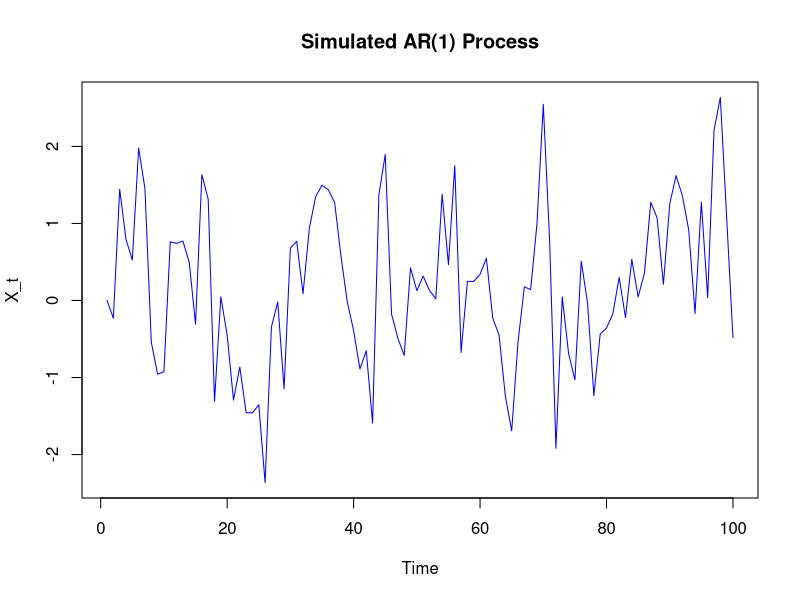
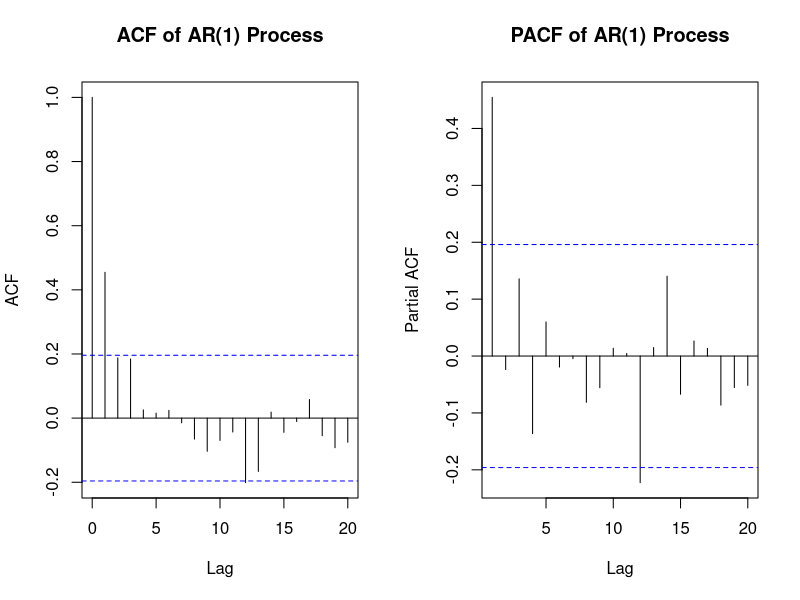
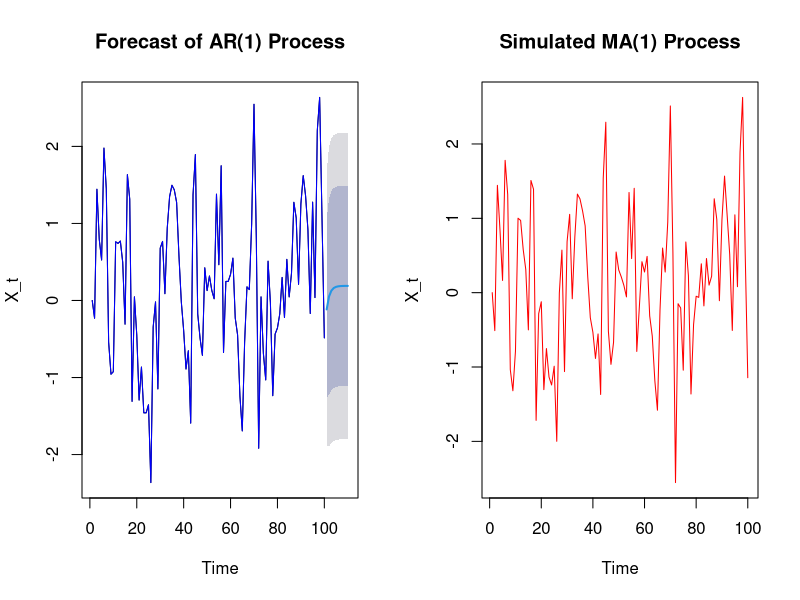
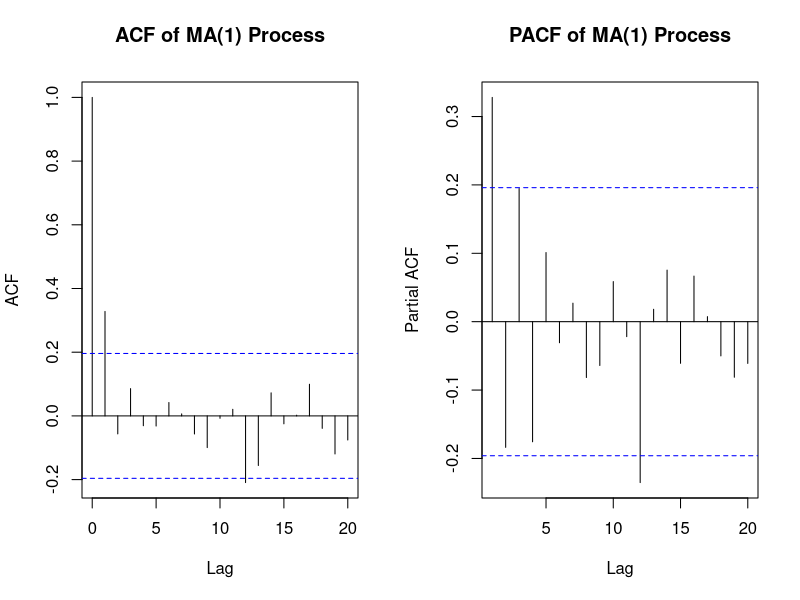
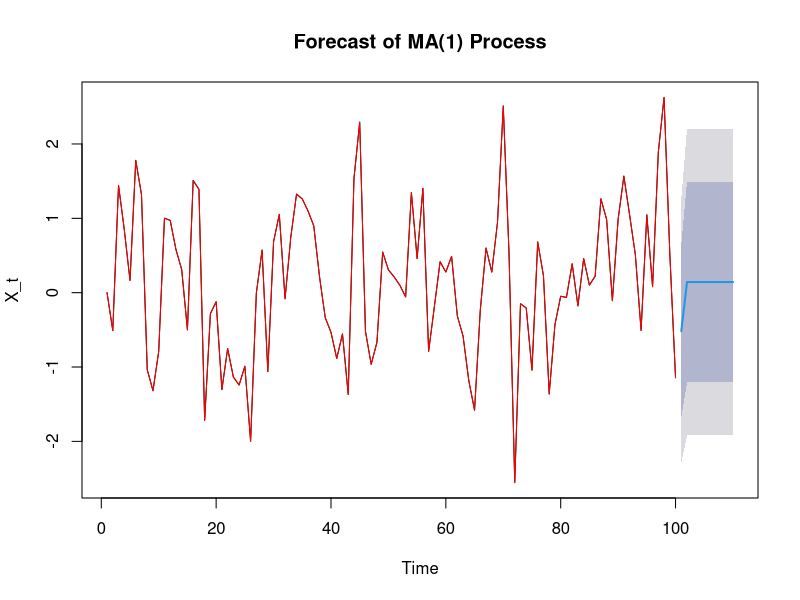

Write R code to recreate these figures, in order.























#2.2.R
#Q1 
#AR(1) Process
## Xt=0.5Xt−1+ϵt
#where ϵt is white noise with mean 0 and variance 1.
#1)(a) Simulate 100 observations from this AR(1) process.
#(b) Plot the time series.
#(c) Estimate the AR(1) parameter ϕ using a suitable statistical method
#2)plot acf  pacf of the series
#ii) Discuss the behaviour of acf and pacf For AR(1) process
#3)Fit AR(1)or AR(2) model to the data
#ii) forecast the next 10 observations and plot the forecast

#1a)
# Set seed for reproducibility
set.seed(123)

# Parameters
n <- 100          # Number of observations
phi <- 0.5       # AR(1) parameter
sigma <- 1       # Standard deviation of white noise

# Initialize the series
X <- numeric(n)
epsilon <- rnorm(n, mean = 0, sd = sigma)  # Generate white noise

# Simulate AR(1) process
for (t in 2:n) {
  X[t] <- phi * X[t - 1] + epsilon[t]  # AR(1) equation
}

# Output the first few observations
head(X)

#1b)

# Plot the AR(1) time series
plot(X, type = "l", main = "Simulated AR(1) Process", xlab = "Time", ylab = "X_t", col = "blue")


#1c)
# Estimate AR(1) parameter using ARIMA
ar_model <- arima(X, order = c(1, 0, 0))
summary(ar_model)

#2)# Plot ACF and PACF
par(mfrow = c(1, 2))  # Set up the plotting area
acf(X, main = "ACF of AR(1) Process")
pacf(X, main = "PACF of AR(1) Process")

#3 1)
# Fit AR(2) model
ar_model_2 <- arima(X, order = c(2, 0, 0))
summary(ar_model_2)

#2)
# Forecast the next 10 observations using the AR(1) model
forecast_values <- forecast::forecast(ar_model, h = 10)

# Plot the original series and the forecast
plot(forecast_values, main = "Forecast of AR(1) Process", xlab = "Time", ylab = "X_t")
lines(X, col = "blue")  # Original series in blue

################
#Q2) MA(1) Process
#Consider an MA(1) Process:
# Xt = εt + 0.5εt-1
#where εt is white noise with mean 0 and variance 1.

#(a) Simulate 100 observations from this MA(1) process 
#(b) Plot the time series
#(c) Estimate the MA(1) parameter θ using a suitable statistical method
#2)(ii)Plot ACF and PACF of the series
#(ii) Discuss the behavior of ACF and PACF for MA(1) process
#3)#(i)Fit MA(1) or MA(2) model to the data
#(ii) Forecast the next 10 observations and plot the forecast
############
# Set seed for reproducibility

#1a)
set.seed(123)

# Parameters
n <- 100          # Number of observations
theta <- 0.5     # MA(1) parameter

# Initialize the series
X_ma <- numeric(n)
epsilon_ma <- rnorm(n, mean = 0, sd = 1)  # Generate white noise

# Simulate MA(1) process
for (t in 2:n) {
  X_ma[t] <- epsilon_ma[t] + theta * epsilon_ma[t - 1]  # MA(1) equation
}

# Output the first few observations
head(X_ma)


#1b)# Plot the MA(1) time series
plot(X_ma, type = "l", main = "Simulated MA(1) Process", xlab = "Time", ylab = "X_t", col = "red")

#1c)
# Estimate MA(1) parameter using ARIMA
ma_model <- arima(X_ma, order = c(0, 0, 1))
summary(ma_model)


#2)
# Plot ACF and PACF
par(mfrow = c(1, 2))  # Set up the plotting area
acf(X_ma, main = "ACF of MA(1) Process")
pacf(X_ma, main = "PACF of MA(1) Process")

#3) 1)
# Fit MA(2) model
ma_model_2 <- arima(X_ma, order = c(0, 0, 2))
summary(ma_model_2)


#2)

# Forecast the next 10 observations using the MA(1) model
forecast_values_ma <- forecast::forecast(ma_model, h = 10)
par(mfrow = c(1, 1))
# Plot the original series and the forecast
plot(forecast_values_ma, main = "Forecast of MA(1) Process", xlab = "Time", ylab = "X_t")
lines(X_ma, col = "red")  # Original series in red

